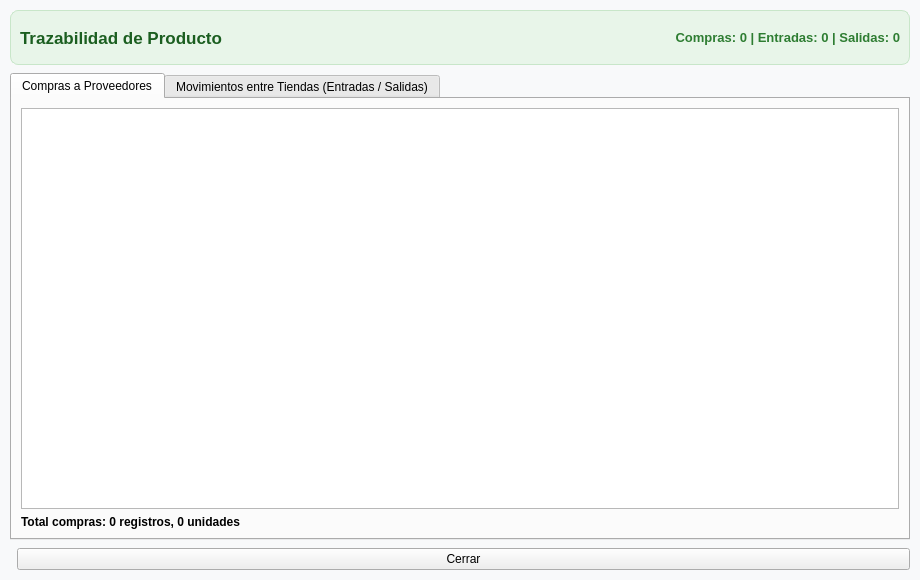
<?xml version="1.0" encoding="UTF-8"?>
<ui version="4.0">
 <class>DialogTrazabilidad</class>
 <widget class="QDialog" name="DialogTrazabilidad">
  <property name="geometry">
   <rect>
    <x>0</x>
    <y>0</y>
    <width>920</width>
    <height>580</height>
   </rect>
  </property>
  <property name="windowTitle">
   <string>Trazabilidad del Producto</string>
  </property>
  <property name="styleSheet">
   <string notr="true">QDialog { background-color: #f8f9fa; }</string>
  </property>
  <layout class="QVBoxLayout" name="verticalLayoutMain">
   <property name="spacing">
    <number>8</number>
   </property>
   <property name="leftMargin">
    <number>10</number>
   </property>
   <property name="topMargin">
    <number>10</number>
   </property>
   <property name="rightMargin">
    <number>10</number>
   </property>
   <property name="bottomMargin">
    <number>10</number>
   </property>
   <item>
    <widget class="QFrame" name="headerFrame">
     <property name="minimumSize">
      <size>
       <width>0</width>
       <height>55</height>
      </size>
     </property>
     <property name="maximumSize">
      <size>
       <width>16777215</width>
       <height>55</height>
      </size>
     </property>
     <property name="styleSheet">
      <string notr="true">QFrame#headerFrame {
    background-color: #e8f5e9;
    border-radius: 8px;
    border: 1px solid #c8e6c9;
}</string>
     </property>
     <layout class="QHBoxLayout" name="horizontalLayoutHeader">
      <item>
       <widget class="QLabel" name="labelTitulo">
        <property name="font">
         <font>
          <pointsize>13</pointsize>
          <bold>true</bold>
         </font>
        </property>
        <property name="styleSheet">
         <string notr="true">color: #1b5e20;</string>
        </property>
        <property name="text">
         <string>Trazabilidad de Producto</string>
        </property>
       </widget>
      </item>
      <item>
       <spacer name="horizontalSpacerHeader">
        <property name="orientation">
         <enum>Qt::Orientation::Horizontal</enum>
        </property>
       </spacer>
      </item>
      <item>
       <widget class="QLabel" name="labelTotalesResumen">
        <property name="font">
         <font>
          <pointsize>10</pointsize>
          <bold>true</bold>
         </font>
        </property>
        <property name="styleSheet">
         <string notr="true">color: #2e7d32;</string>
        </property>
        <property name="text">
         <string>Compras: 0 | Entradas: 0 | Salidas: 0</string>
        </property>
        <property name="alignment">
         <set>Qt::AlignmentFlag::AlignRight|Qt::AlignmentFlag::AlignTrailing|Qt::AlignmentFlag::AlignVCenter</set>
        </property>
       </widget>
      </item>
     </layout>
    </widget>
   </item>
   <item>
    <widget class="QTabWidget" name="tabWidgetTrazabilidad">
     <property name="currentIndex">
      <number>0</number>
     </property>
     <widget class="QWidget" name="tabCompras">
      <attribute name="title">
       <string>Compras a Proveedores</string>
      </attribute>
      <layout class="QVBoxLayout" name="verticalLayoutTabCompras">
       <item>
        <widget class="QTableView" name="tableViewCompras">
         <property name="editTriggers">
          <set>QAbstractItemView::EditTrigger::NoEditTriggers</set>
         </property>
         <property name="selectionBehavior">
          <enum>QAbstractItemView::SelectionBehavior::SelectRows</enum>
         </property>
         <property name="sortingEnabled">
          <bool>true</bool>
         </property>
         <attribute name="horizontalHeaderStretchLastSection">
          <bool>true</bool>
         </attribute>
        </widget>
       </item>
       <item>
        <widget class="QLabel" name="labelTotalCompras">
         <property name="font">
          <font>
           <bold>true</bold>
          </font>
         </property>
         <property name="text">
          <string>Total compras: 0 registros, 0 unidades</string>
         </property>
        </widget>
       </item>
      </layout>
     </widget>
     <widget class="QWidget" name="tabMovimientos">
      <attribute name="title">
       <string>Movimientos entre Tiendas (Entradas / Salidas)</string>
      </attribute>
      <layout class="QVBoxLayout" name="verticalLayoutTabMovimientos">
       <item>
        <widget class="QTableView" name="tableViewMovimientos">
         <property name="editTriggers">
          <set>QAbstractItemView::EditTrigger::NoEditTriggers</set>
         </property>
         <property name="selectionBehavior">
          <enum>QAbstractItemView::SelectionBehavior::SelectRows</enum>
         </property>
         <property name="sortingEnabled">
          <bool>true</bool>
         </property>
         <attribute name="horizontalHeaderStretchLastSection">
          <bool>true</bool>
         </attribute>
        </widget>
       </item>
       <item>
        <widget class="QLabel" name="labelTotalMovimientos">
         <property name="font">
          <font>
           <bold>true</bold>
          </font>
         </property>
         <property name="text">
          <string>Total movimientos: 0 entradas (0 uds), 0 salidas (0 uds)</string>
         </property>
        </widget>
       </item>
      </layout>
     </widget>
    </widget>
   </item>
   <item>
    <layout class="QHBoxLayout" name="horizontalLayoutFooter">
     <item>
      <spacer name="horizontalSpacerFooter">
       <property name="orientation">
        <enum>Qt::Orientation::Horizontal</enum>
       </property>
      </spacer>
     </item>
     <item>
      <widget class="QPushButton" name="pushButtonCerrar">
       <property name="text">
        <string>Cerrar</string>
       </property>
       <property name="autoDefault">
        <bool>false</bool>
       </property>
      </widget>
     </item>
    </layout>
   </item>
  </layout>
 </widget>
 <resources/>
 <connections>
  <connection>
   <sender>pushButtonCerrar</sender>
   <signal>clicked()</signal>
   <receiver>DialogTrazabilidad</receiver>
   <slot>accept()</slot>
  </connection>
 </connections>
</ui>
